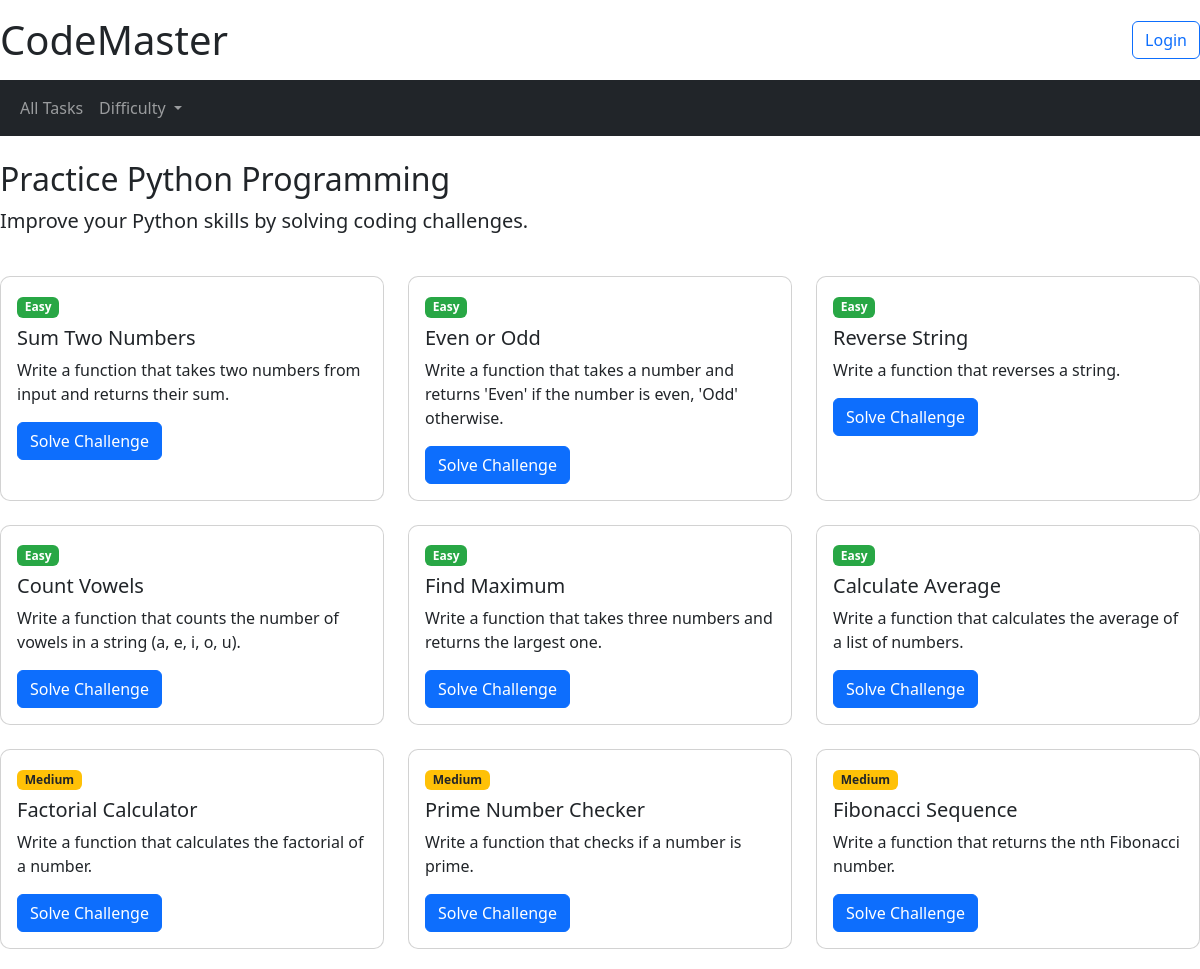
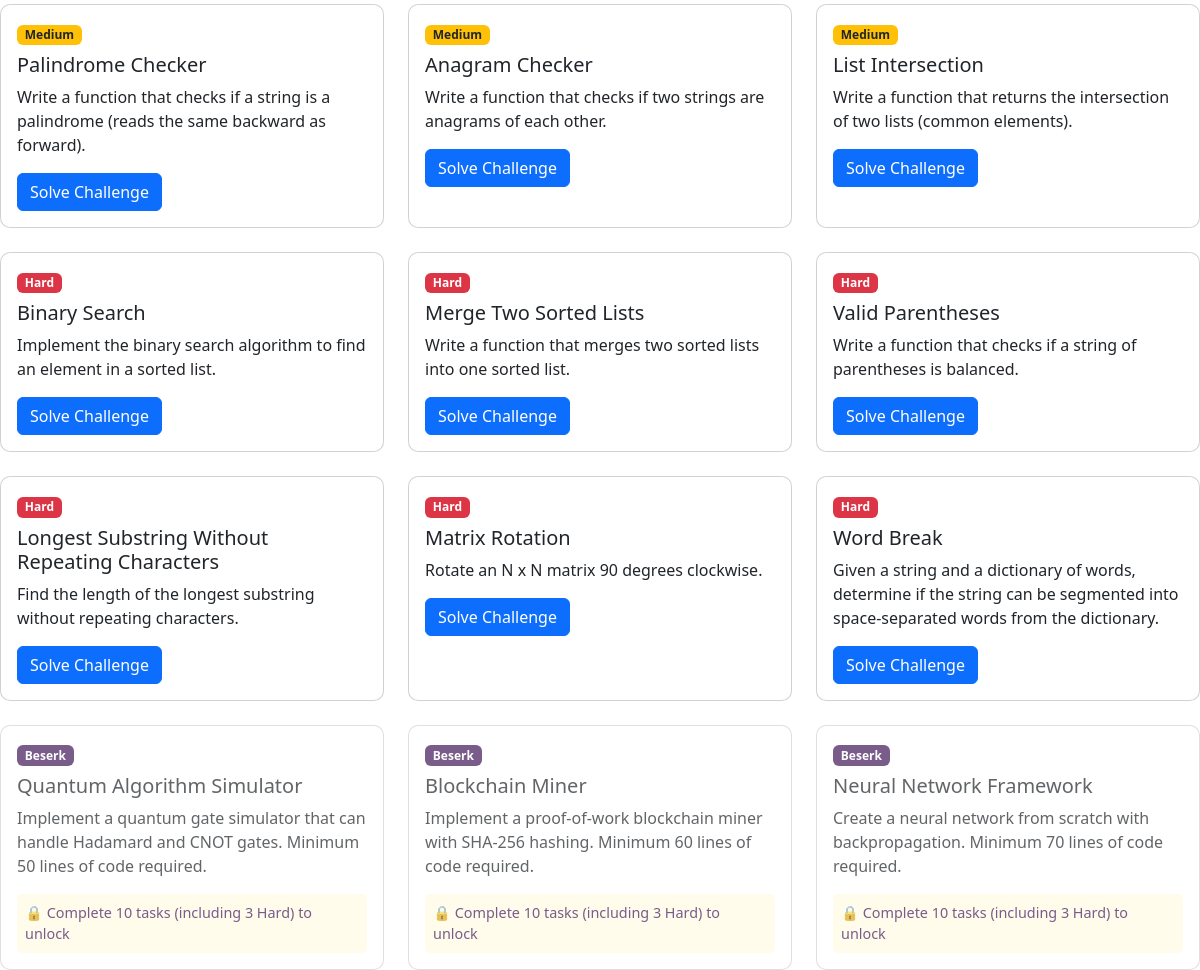
The page / on the database its author committed (2 pictures, top to bottom).
### main_alc.py (models this page shows)
class Task(db.Model):
    __tablename__ = "tasks"
    id = db.Column(db.Integer, primary_key=True)
    title = db.Column(db.String(120), nullable=False)
    description = db.Column(db.Text, nullable=False)
    difficulty = db.Column(db.String(50), nullable=False)
    test_cases = db.relationship("TestCase", backref="task", lazy=True)
    user_progress = db.relationship("UserProgress", backref="task", lazy=True)

### main_alc.py (the view, shortened to what this page needs)
@app.route("/")
def index():
    difficulty = request.args.get("difficulty", None)
    query = Task.query
    completed_task_ids = []
    if "user_id" in session:
        completed_progress = UserProgress.query.filter_by(
            user_id=session["user_id"],
            completed=True
        ).all()
        completed_task_ids = [progress.task_id for progress in completed_progress]
    beserk_unlocked = False
    if difficulty == 'Beserk':
        query = query.filter_by(difficulty='Beserk')
    elif difficulty in ['Easy', 'Medium', 'Hard']:
        query = query.filter_by(difficulty=difficulty)
    tasks = query.all()
    return render_template(
        "index.html",
        tasks=tasks,
        completed_tasks=completed_task_ids,
        beserk_unlocked=beserk_unlocked,
        current_difficulty=difficulty,
        logged_in="user_id" in session,
        username=session.get("username")
    )

### templates/index.html (shortened to what this page needs)
{% extends "base.html" %}
{% block content %}
<div class="row mb-4">
    <div class="col">
        <h2>Practice Python Programming</h2>
        <p class="lead">Improve your Python skills by solving coding challenges.</p>
    </div>
</div>
<div class="row row-cols-1 row-cols-md-3 g-4">
    {% for task in tasks %}
    <div class="col">
        <div class="card h-100 {% if task.difficulty == 'Beserk' and not beserk_unlocked %}task-locked{% endif %}">
            <div class="card-body">
                <span class="badge {% if task.difficulty == 'Easy' %}bg-success
                 {% elif task.difficulty == 'Medium' %}bg-warning
                 {% elif task.difficulty == 'Hard' %}bg-danger
                 {% elif task.difficulty == 'Beserk' %}bg-beserk
                 {% endif %} mb-2">
                    {{ task.difficulty }}
                </span>
                <h5 class="card-title">{{ task.title }}</h5>
                <p class="card-text">{{ task.description }}</p>
                {% if task.difficulty == 'Beserk' and not beserk_unlocked %}
                    <div class="task-lock-message">
                        🔒 Complete 10 tasks (including 3 Hard) to unlock
                    </div>
                {% else %}
                    <a href="{{ url_for('view_task', task_id=task.id) }}" class="btn btn-primary">
                        Solve Challenge
                    </a>
                {% endif %}
            </div>
        </div>
    </div>
    {% endfor %}
</div>
{% endblock %}

### templates/base.html (shortened to what this page needs)
<!DOCTYPE html>
<html lang="en">
<head>
    <link href="https://cdn.jsdelivr.net/npm/bootstrap@5.3.0/dist/css/bootstrap.min.css" rel="stylesheet">
    <link rel="stylesheet" href="https://cdn.jsdelivr.net/npm/bootstrap-icons@1.10.0/font/bootstrap-icons.css">
    <link rel="stylesheet" href="{{ url_for('static', filename='style.css') }}">
</head>
<body>
    <header>
        <div class="container-fluid px-0">
            <div class="d-flex justify-content-between align-items-center py-3">
                <h1 class="m-0"><a href="/" class="text-decoration-none text-dark">CodeMaster</a></h1>
                <div>
                    {% if logged_in %}
                    <div class="dropdown">
                        <button class="btn btn-outline-primary dropdown-toggle" type="button" id="userDropdown" data-bs-toggle="dropdown">
                            <i class="bi bi-person-fill"></i> {{ username }}
                        </button>
                        <ul class="dropdown-menu dropdown-menu-end">
                            <li><a class="dropdown-item" href="{{ url_for('profile') }}">Profile</a></li>
                            <li><a class="dropdown-item" href="{{ url_for('ranking') }}">Ranking</a></li>
                            <li><hr class="dropdown-divider"></li>
                            <li><a class="dropdown-item" href="{{ url_for('logout') }}">Logout</a></li>
                        </ul>
                    </div>
                {% else %}
                    <a href="{{ url_for('login') }}" class="btn btn-outline-primary">Login</a>
                {% endif %}
                </div>
            </div>
            <nav class="navbar navbar-expand navbar-dark bg-dark mb-4 container-fluid px-0">
                <div class="container-fluid">
                    <ul class="navbar-nav">
                        <li class="nav-item">
                            <a class="nav-link" href="/">All Tasks</a>
                        </li>
                        <li class="nav-item dropdown">
                            <a class="nav-link dropdown-toggle" href="#" id="difficultyDropdown" role="button" data-bs-toggle="dropdown">
                                Difficulty
                            </a>
                        </li>
                    </ul>
                </div>
            </nav>
        </div>
    </header>
    <main class="container-fluid px-0">
        {% block content %}{% endblock %}
    </main>
</body>
</html>

### static/style.css (style rules this page uses)
.card { border-radius: 10px; overflow: hidden; transition: transform 0.3s ease, box-shadow 0.3s ease; }
.badge.bg-success { background-color: #28a745 !important; }
.badge.bg-warning { background-color: #ffc107 !important; color: #212529; }
.badge.bg-danger { background-color: #dc3545 !important; }
body { margin: 0; padding: 0; overflow-x: hidden; }
.badge.bg-beserk { background-color: #411859 !important; color: white !important; }
.task-locked { opacity: 0.7; position: relative; }
.task-lock-message { color: #411859; font-size: 0.9rem; padding: 0.5rem; background-color: rgba(255, 215, 0, 0.1); border-radius: 5px; margin-top: 1rem; }

### rows shown on the page
Task: difficulty "Easy", title "Sum Two Numbers", description "Write a function that takes two numbers from input and returns their sum."
Task: difficulty "Easy", title "Even or Odd", description "Write a function that takes a number and returns 'Even' if the number is even, 'Odd' otherwise."
Task: difficulty "Easy", title "Reverse String", description "Write a function that reverses a string."
Task: difficulty "Easy", title "Count Vowels", description "Write a function that counts the number of vowels in a string (a, e, i, o, u)."
Task: difficulty "Easy", title "Find Maximum", description "Write a function that takes three numbers and returns the largest one."
Task: difficulty "Easy", title "Calculate Average", description "Write a function that calculates the average of a list of numbers."
Task: difficulty "Medium", title "Factorial Calculator", description "Write a function that calculates the factorial of a number."
Task: difficulty "Medium", title "Prime Number Checker", description "Write a function that checks if a number is prime."
Task: difficulty "Medium", title "Fibonacci Sequence", description "Write a function that returns the nth Fibonacci number."
Task: difficulty "Medium", title "Palindrome Checker", description "Write a function that checks if a string is a palindrome (reads the same backward as forward)."
Task: difficulty "Medium", title "Anagram Checker", description "Write a function that checks if two strings are anagrams of each other."
Task: difficulty "Medium", title "List Intersection", description "Write a function that returns the intersection of two lists (common elements)."
Task: difficulty "Hard", title "Binary Search", description "Implement the binary search algorithm to find an element in a sorted list."
Task: difficulty "Hard", title "Merge Two Sorted Lists", description "Write a function that merges two sorted lists into one sorted list."
Task: difficulty "Hard", title "Valid Parentheses", description "Write a function that checks if a string of parentheses is balanced."
Task: difficulty "Hard", title "Longest Substring Without Repeating Characters", description "Find the length of the longest substring without repeating characters."
Task: difficulty "Hard", title "Matrix Rotation", description "Rotate an N x N matrix 90 degrees clockwise."
Task: difficulty "Hard", title "Word Break", description "Given a string and a dictionary of words, determine if the string can be segmented into space-separated words from the dictionary."
Task: difficulty "Beserk", title "Quantum Algorithm Simulator", description "Implement a quantum gate simulator that can handle Hadamard and CNOT gates. Minimum 50 lines of code required.", shows "🔒 Complete 10 tasks (including 3 Hard) to unlock"
Task: difficulty "Beserk", title "Blockchain Miner", description "Implement a proof-of-work blockchain miner with SHA-256 hashing. Minimum 60 lines of code required.", shows "🔒 Complete 10 tasks (including 3 Hard) to unlock"
Task: difficulty "Beserk", title "Neural Network Framework", description "Create a neural network from scratch with backpropagation. Minimum 70 lines of code required.", shows "🔒 Complete 10 tasks (including 3 Hard) to unlock"
